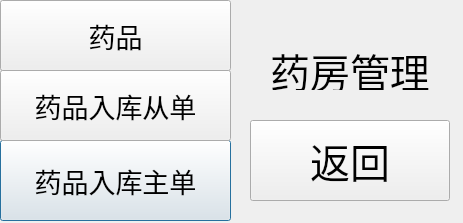
<?xml version="1.0" encoding="UTF-8"?>
<ui version="4.0">
 <class>Dialog</class>
 <widget class="QDialog" name="Dialog">
  <property name="geometry">
   <rect>
    <x>0</x>
    <y>0</y>
    <width>463</width>
    <height>223</height>
   </rect>
  </property>
  <property name="windowTitle">
   <string>Dialog</string>
  </property>
  <widget class="QPushButton" name="pushButton_godown_entry">
   <property name="geometry">
    <rect>
     <x>0</x>
     <y>140</y>
     <width>231</width>
     <height>81</height>
    </rect>
   </property>
   <property name="font">
    <font>
     <pointsize>20</pointsize>
    </font>
   </property>
   <property name="text">
    <string>药品入库主单</string>
   </property>
  </widget>
  <widget class="QPushButton" name="pushButton_godown_slave">
   <property name="geometry">
    <rect>
     <x>0</x>
     <y>70</y>
     <width>231</width>
     <height>71</height>
    </rect>
   </property>
   <property name="font">
    <font>
     <pointsize>20</pointsize>
    </font>
   </property>
   <property name="text">
    <string>药品入库从单</string>
   </property>
  </widget>
  <widget class="QPushButton" name="pushButton_medicine">
   <property name="geometry">
    <rect>
     <x>0</x>
     <y>0</y>
     <width>231</width>
     <height>71</height>
    </rect>
   </property>
   <property name="font">
    <font>
     <pointsize>20</pointsize>
    </font>
   </property>
   <property name="text">
    <string>药品</string>
   </property>
  </widget>
  <widget class="QPushButton" name="pushButton_back">
   <property name="geometry">
    <rect>
     <x>250</x>
     <y>120</y>
     <width>200</width>
     <height>81</height>
    </rect>
   </property>
   <property name="font">
    <font>
     <pointsize>30</pointsize>
    </font>
   </property>
   <property name="text">
    <string>返回</string>
   </property>
  </widget>
  <widget class="QLabel" name="label_welcome">
   <property name="geometry">
    <rect>
     <x>250</x>
     <y>50</y>
     <width>200</width>
     <height>40</height>
    </rect>
   </property>
   <property name="font">
    <font>
     <pointsize>30</pointsize>
    </font>
   </property>
   <property name="text">
    <string>药房管理</string>
   </property>
   <property name="alignment">
    <set>Qt::AlignCenter</set>
   </property>
  </widget>
 </widget>
 <resources/>
 <connections/>
</ui>
